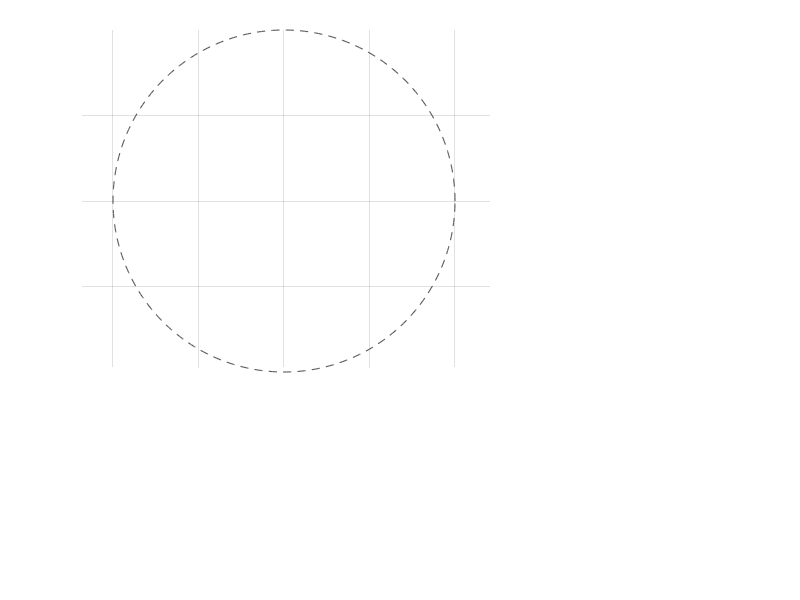

MATLAB code for this plot: (Note: this script raises an error after producing the figure.)
%% doa_validation.m
% Kiểm chứng thuật toán GCC-PHAT + LS-DOA cho mảng mic UCA 8 kênh.
% Mô phỏng sóng phẳng tới theo góc định trước, sau đó so sánh kết quả
% ước lượng với giá trị thực. Thuật toán hoàn toàn mirror code STM32.
%
% Chạy từng Section (Ctrl+Enter) hoặc toàn bộ script (F5).
%
% Sections:
%   1. Cấu hình và hình học mảng
%   2. Mô phỏng một nguồn âm + animation sóng phẳng
%   3. GCC-PHAT + hiển thị tương quan
%   4. Ước lượng DOA và so sánh với thực tế
%   5. Quét azimuth 0°–355° (kiểm tra toàn bộ góc)
%   6. Phân tích độ nhạy SNR

%% =========================================================================
%  1. Cấu hình và hình học mảng
% =========================================================================
clear; clc; close all;

Fs    = 16000;      % Hz — phải khớp STM32
N     = 1024;       % FFT/frame size — phải khớp STM32
R_M   = 0.040;      % bán kính UCA (m)
C_MPS = 343.0;      % tốc độ âm thanh (m/s)
N_CH  = 8;

% Bảng góc channel — khớp hoàn toàn với mic_pos[][] trong main.c
% pair p: ch_L = p*2 tại p*45°, ch_R = p*2+1 tại p*45+180°
ANG_DEG = [0, 180, 45, 225, 90, 270, 135, 315];   % (1×8)
mic_x   = R_M * cosd(ANG_DEG);                      % (1×8) m
mic_y   = R_M * sind(ANG_DEG);
mic_pos = [mic_x(:), mic_y(:)];                     % (8×2) m

% Pseudo-inverse DOA — mirror STM32 DOA_Init()
% D[k] = mic_pos[k+1] - mic_pos[0],  k=0..6  →  (7×2)
% u = M_pinv * (lag_samp * C/Fs)  →  2D direction cosines
D_mat  = mic_pos(2:end,:) - mic_pos(1,:);           % (7×2)
M_pinv = (D_mat' * D_mat) \ D_mat';                 % (2×7)

MAX_TDOA_SAMP = 2 * R_M / C_MPS * Fs;   % max delay = diameter / c

fprintf('=== Array geometry ===\n');
fprintf('  UCA radius    : %.0f mm\n', R_M*1e3);
fprintf('  Max TDOA      : %.3f ms = %.2f samples\n', ...
        2*R_M/C_MPS*1e3, MAX_TDOA_SAMP);
fprintf('  Nyquist alias : TDOA < 0.5 sample → f < %.0f Hz is unambiguous\n', ...
        C_MPS / (2 * 2*R_M));
fprintf('\n  Ch  Angle    x(mm)   y(mm)\n');
for i = 1:N_CH
    fprintf('  ch%d  %3d°   %+6.1f  %+6.1f\n', ...
            i-1, ANG_DEG(i), mic_x(i)*1e3, mic_y(i)*1e3);
end

%% =========================================================================
%  2. Mô phỏng nguồn âm + Animation sóng phẳng
% =========================================================================
% --- Tham số nguồn (chỉnh ở đây để kiểm thử) ---
AZ_TRUE = 120;    % azimuth thực (độ), 0° = +x, CCW
EL_TRUE =  0.0;    % elevation thực (độ), 0 = trong mặt phẳng
SNR_DB  = 20;      % SNR (dB)
F_SRC   = 20000;    % tần số nguồn (Hz)

ux = cosd(AZ_TRUE) * cosd(EL_TRUE);   % direction cosines
uy = sind(AZ_TRUE) * cosd(EL_TRUE);

% Độ trễ truyền âm từng mic so với mic0 (sample, dấu tính đúng chiều)
delay_samp = zeros(N_CH, 1);
for i = 1:N_CH
    dx = mic_pos(i,1) - mic_pos(1,1);
    dy = mic_pos(i,2) - mic_pos(1,2);
    delay_samp(i) = -(dx*ux + dy*uy) / C_MPS * Fs;
end

fprintf('\n=== Simulation: az=%.1f°  el=%.1f°  f=%dHz  SNR=%ddB ===\n', ...
        AZ_TRUE, EL_TRUE, F_SRC, SNR_DB);
fprintf('  Delay relative to ch0 (samples):\n');
for i = 1:N_CH
    fprintf('    ch0 vs ch%d: %+.4f samples  (%+.3f µs)\n', ...
            i-1, delay_samp(i)-delay_samp(1), ...
            (delay_samp(i)-delay_samp(1))/Fs*1e6);
end

% --- Tạo tín hiệu ---
t_frame = (0:N-1) / Fs;                         % time axis một frame (s)
noise_amp = 10^(-SNR_DB/20);

mic_sig = zeros(N_CH, N);
for i = 1:N_CH
    mic_sig(i,:) = sin(2*pi * F_SRC * (t_frame - delay_samp(i)/Fs)) ...
                 + noise_amp * randn(1, N);
end

% --- Figure 1: Animation sóng phẳng ---
fig1 = figure('Name', 'Sóng phẳng tới mảng mic', ...
              'Position', [50 80 820 680], 'Color', [0.07 0.07 0.07]);

ax_arr = axes('Parent', fig1, 'Position', [0.07 0.38 0.57 0.57]);
hold(ax_arr,'on'); axis(ax_arr,'equal'); grid(ax_arr,'on');
set(ax_arr, 'Color',[0.1 0.1 0.1], 'XColor','w', 'YColor','w', ...
            'GridColor',[0.22 0.22 0.22], 'FontSize', 9);

% Vòng tròn UCA
th_c = linspace(0, 2*pi, 300);
plot(ax_arr, R_M*1e3*cos(th_c), R_M*1e3*sin(th_c), '--', ...
     'Color',[0.35 0.35 0.35], 'LineWidth', 0.8);

% Đường kính nối các cặp mic đối diện
pair_clr = [1 0.45 0.45; 0.45 1 0.45; 0.4 0.75 1; 1 0.8 0.25];
for p = 0:3
    chL = p*2+1;  chR = p*2+2;
    plot(ax_arr, mic_x([chL,chR])*1e3, mic_y([chL,chR])*1e3, ...
         '-', 'Color',[pair_clr(p+1,:) 0.3], 'LineWidth', 1.2);
end

% Mic (sẽ đổi màu khi sóng qua)
h_mics = scatter(ax_arr, mic_x*1e3, mic_y*1e3, 130, ...
                 repmat([0.3 0.7 1], N_CH, 1), 'filled', ...
                 'MarkerEdgeColor','w', 'LineWidth', 0.8);
for i = 1:N_CH
    lr = (R_M + 0.014)*1e3;
    text(ax_arr, lr*cosd(ANG_DEG(i)), lr*sind(ANG_DEG(i)), ...
         sprintf('ch%d', i-1), 'Color','w', 'FontSize',7.5, ...
         'HorizontalAlignment','center');
end

% Mũi tên hướng nguồn
quiver(ax_arr, 0, 0, 70*ux, 70*uy, 0, ...
       'Color',[1 0.3 0.3], 'LineWidth', 2.2, 'MaxHeadSize', 0.5);
text(ax_arr, 76*ux, 76*uy, sprintf('Nguồn\naz=%.1f°', AZ_TRUE), ...
     'Color',[1 0.55 0.55], 'FontSize', 8.5, 'HorizontalAlignment','center');

% Các đường sóng (9 đường song song)
N_WF = 9;
h_wf = gobjects(N_WF, 1);
for w = 1:N_WF
    h_wf(w) = plot(ax_arr, [0 0],[0 0], 'Color',[0.25 0.85 1 0], 'LineWidth', 1.4);
end

xlim(ax_arr, [-95 115]); ylim(ax_arr, [-80 80]);
xlabel(ax_arr, 'x (mm)', 'Color','w');
ylabel(ax_arr, 'y (mm)', 'Color','w');
h_arr_title = title(ax_arr, 'Sóng phẳng truyền qua mảng mic', ...
                    'Color','w', 'FontSize',10);

% Subplot waveform nhỏ bên phải (hiển thị trễ)
ax_wav = axes('Parent', fig1, 'Position', [0.67 0.38 0.30 0.57]);
hold(ax_wav,'on'); grid(ax_wav,'on');
set(ax_wav,'Color',[0.1 0.1 0.1],'XColor','w','YColor','w', ...
           'GridColor',[0.22 0.22 0.22],'FontSize',8);
t_show_ms = t_frame(1:min(N, round(Fs*0.006))) * 1e3;   % hiển thị 6ms đầu
n_show    = length(t_show_ms);
WOFF = 2.2;
h_wav_lines = gobjects(N_CH, 1);
for i = 1:N_CH
    h_wav_lines(i) = plot(ax_wav, t_show_ms, ...
                          zeros(1,n_show) + (N_CH-i)*WOFF, ...
                          'Color', pair_clr(ceil(i/2),:), 'LineWidth', 0.9);
end
xlim(ax_wav, [0 t_show_ms(end)]);
ylim(ax_wav, [-1.2 (N_CH-0.5)*WOFF]);
yticks(ax_wav, (0:N_CH-1)*WOFF); yticklabels(ax_wav, flip(arrayfun(@(i) ...
    sprintf('ch%d',i), 0:N_CH-1,'uni',0)));
xlabel(ax_wav,'t (ms)','Color','w');
title(ax_wav,'Tín hiệu từng mic','Color','w','FontSize',9);

% Subplot thứ tự hit bên dưới
ax_ord = axes('Parent', fig1, 'Position', [0.07 0.07 0.87 0.26]);
hold(ax_ord,'on'); grid(ax_ord,'on');
set(ax_ord,'Color',[0.1 0.1 0.1],'XColor','w','YColor','w', ...
           'GridColor',[0.22 0.22 0.22],'FontSize',8);
proj = mic_x * ux + mic_y * uy;   % (1×8) projection along source direction

% --- Chạy animation ---
p_start  = max(proj) + R_M * 1.5;
p_end    = min(proj) - R_M * 1.5;
p_frames = linspace(p_start, p_end, 90);

% Khoảng cách giữa các đường sóng = lambda/2
lambda    = C_MPS / F_SRC;
wf_gaps   = (0:N_WF-1) * lambda;

hit_time_ms = nan(1, N_CH);
t_elapsed = 0;

for fi = 1:length(p_frames)
    p_now = p_frames(fi);
    t_elapsed = (p_start - p_now) / C_MPS * 1e3;   % ms từ lúc bắt đầu

    % Cập nhật các đường sóng
    for w = 1:N_WF
        p_wf = p_now + wf_gaps(w);   % vị trí đường sóng thứ w
        s_mm = linspace(-110, 110, 2) / 1e3;   % parametric (m)
        px   = (p_wf*ux + s_mm*(-uy)) * 1e3;
        py   = (p_wf*uy + s_mm*( ux)) * 1e3;
        % fade alpha theo khoảng cách từ tâm array
        d_center = abs(p_wf - mean(proj));
        alpha = max(0, 1 - d_center / (R_M * 3.5));
        set(h_wf(w), 'XData', px, 'YData', py, ...
                     'Color', [0.25 0.85 1 min(alpha*0.9, 0.88)]);
    end

    % Đổi màu mic khi sóng vừa qua (proj(i) >= p_now)
    mic_clr = repmat([0.3 0.7 1], N_CH, 1);
    for i = 1:N_CH
        if proj(i) >= p_now
            mic_clr(i,:) = [1 0.85 0.2];   % vàng = đã bị hit
            if isnan(hit_time_ms(i))
                hit_time_ms(i) = t_elapsed;
            end
        end
    end
    h_mics.CData = mic_clr;

    % Cập nhật waveform (hiển thị dần theo thời gian mô phỏng)
    n_show_now = min(n_show, max(1, round(t_elapsed/1e3*Fs)));
    for i = 1:N_CH
        sig_i = mic_sig(i, 1:n_show);
        sig_i(n_show_now+1:end) = 0;   % ẩn phần chưa đến
        set(h_wav_lines(i), 'YData', sig_i*0.8 + (N_CH-i)*WOFF);
    end

    set(h_arr_title, 'String', ...
        sprintf('t = %.2f ms  |  Wavefront pos = %.1f mm', t_elapsed, p_now*1e3));
    drawnow limitrate;
    pause(0.025);
end

% Vẽ thứ tự hit
[~, hit_order] = sort(proj, 'descend');
colors_ord = jet(N_CH);
for rank = 1:N_CH
    i = hit_order(rank);
    bar(ax_ord, rank, delay_samp(i) - delay_samp(hit_order(1)), ...
        'FaceColor', colors_ord(rank,:), 'EdgeColor','none');
    text(ax_ord, rank, (delay_samp(i)-delay_samp(hit_order(1)))*0.5, ...
         sprintf('ch%d\n(%.2fs)', i-1, delay_samp(i)-delay_samp(hit_order(1))), ...
         'HorizontalAlignment','center', 'Color','w', 'FontSize',7);
end
xticks(ax_ord,1:N_CH);
xticklabels(ax_ord, arrayfun(@(r) sprintf('rank %d',r), 1:N_CH,'uni',0));
ylabel(ax_ord, 'Delay vs ch0 (samples)', 'Color','w');
title(ax_ord, 'Thứ tự mic bị hit (so với mic đầu tiên)', 'Color','w','FontSize',9);

%% =========================================================================
%  3. GCC-PHAT: tính và vẽ tương quan ch0 vs ch1..7
% =========================================================================
N_PAIRS    = N_CH - 1;
lags_est   = zeros(N_PAIRS, 1);
gcc_all    = zeros(N_PAIRS, N);
true_lags  = delay_samp(2:end) - delay_samp(1);

for k = 1:N_PAIRS
    [gcc_all(k,:), lags_est(k)] = gcc_phat(mic_sig(1,:), mic_sig(k+1,:), N);
end

fprintf('\n=== GCC-PHAT ===\n');
fprintf('  %-10s  %-14s  %-14s  %-10s\n', 'Pair','True (samp)','Est (samp)','Error');
for k = 1:N_PAIRS
    fprintf('  ch0↔ch%d    %+8.4f      %+8.4f      %+.4f\n', ...
            k, true_lags(k), lags_est(k), lags_est(k)-true_lags(k));
end

max_lag_us   = ceil(2*R_M/C_MPS * 1.5 * 1e6);
lag_us_axis  = (-N/2 : N/2-1) / Fs * 1e6;
vis_mask     = abs(lag_us_axis) <= max_lag_us;

fig2 = figure('Name', 'GCC-PHAT', 'Position',[890 80 640 760], ...
              'Color',[0.07 0.07 0.07]);
for k = 1:N_PAIRS
    ax = subplot(N_PAIRS, 1, k, 'Parent', fig2);
    set(ax,'Color',[0.1 0.1 0.1],'XColor','w','YColor','w', ...
           'GridColor',[0.2 0.2 0.2],'FontSize',7.5);
    hold(ax,'on'); grid(ax,'on');

    plot(ax, lag_us_axis(vis_mask), gcc_all(k,vis_mask), ...
         'Color',[0.4 0.75 1], 'LineWidth', 0.9);

    % True lag
    xline(ax, true_lags(k)/Fs*1e6, '--', 'Color',[0.3 1 0.3], 'LineWidth', 1.5);
    % Estimated lag
    xline(ax, lags_est(k)/Fs*1e6,  '-',  'Color',[1 0.35 0.35], 'LineWidth', 1.8);

    xlim(ax, [-max_lag_us max_lag_us]);
    ylabel(ax, sprintf('ch0↔ch%d', k), 'Color','w', 'FontSize',7);
    if k == 1
        title(ax, sprintf('GCC-PHAT  az=%.1f°  SNR=%ddB  (──red=est, --green=true)', ...
              AZ_TRUE, SNR_DB), 'Color','w', 'FontSize',9);
    end
    if k == N_PAIRS
        xlabel(ax, 'Lag (µs)', 'Color','w', 'FontSize',8);
    end
end

%% =========================================================================
%  4. DOA Estimation — so sánh với giá trị thực
% =========================================================================
[az_est, el_est] = doa_ls(lags_est, M_pinv, Fs, C_MPS);
az_err = mod(az_est - AZ_TRUE + 180, 360) - 180;
el_err = el_est - EL_TRUE;

fprintf('\n=== DOA result ===\n');
fprintf('  True :     az = %.3f°   el = %.3f°\n', AZ_TRUE, EL_TRUE);
fprintf('  Estimated: az = %.3f°   el = %.3f°\n', az_est, el_est);
fprintf('  Error:     az = %+.3f°  el = %+.3f°\n', az_err, el_err);

% Polar figure
fig3 = figure('Name', 'DOA result', 'Position',[50 50 500 500], ...
              'Color',[0.07 0.07 0.07]);
pax = polaraxes('Parent', fig3);
set(pax,'Color',[0.1 0.1 0.1],'GridColor',[0.35 0.35 0.35], ...
        'ThetaDir','counterclockwise','ThetaZeroLocation','right', ...
        'RColor','w','ThetaColor','w','FontSize',9);
pax.RLim = [0 1.1];  pax.RTick = [0.5 1.0];
pax.RTickLabel = {'60° el','0° el'};
hold(pax,'on');

% Vẽ các mic lên polar
for i = 1:N_CH
    polarscatter(pax, deg2rad(ANG_DEG(i)), 1.0, 60, ...
                 pair_clr(ceil(i/2),:), 'filled', 'MarkerEdgeColor','w');
    text(pax, deg2rad(ANG_DEG(i)), 1.15, sprintf('ch%d',i-1), ...
         'Color','w','FontSize',7,'HorizontalAlignment','center');
end

% True DOA
polarscatter(pax, deg2rad(AZ_TRUE), cosd(EL_TRUE), 200, [0.3 1 0.3], ...
             'filled', 'Marker','p', 'MarkerEdgeColor','w', 'LineWidth', 1);

% Estimated DOA
polarscatter(pax, deg2rad(az_est), cosd(el_est), 160, [1 0.35 0.35], ...
             'filled', 'Marker','d', 'MarkerEdgeColor','w', 'LineWidth', 1);

legend(pax, {'Mics','','','','','','','','True DOA','Estimated DOA'}, ...
       'TextColor','w','Color',[0.15 0.15 0.15],'FontSize',8, ...
       'Location','southoutside','NumColumns',2);
title(pax, sprintf('DOA: az_{true}=%.1f°  az_{est}=%.1f°  err=%+.2f°', ...
      AZ_TRUE, az_est, az_err), 'Color','w','FontSize',10);

%% =========================================================================
%  5. Quét azimuth 0°–355° — kiểm tra độ chính xác toàn bộ góc
% =========================================================================
fprintf('\n=== Azimuth sweep (0:5:355°, el=%.0f°, SNR=%ddB) ===\n', EL_TRUE, SNR_DB);
az_sweep   = 0:5:355;
az_out     = zeros(size(az_sweep));
el_out     = zeros(size(az_sweep));
lags_sweep = zeros(N_PAIRS, 1);

for ti = 1:length(az_sweep)
    uxt = cosd(az_sweep(ti));  uyt = sind(az_sweep(ti));
    d_t = zeros(N_CH,1);
    for i = 1:N_CH
        dx = mic_pos(i,1)-mic_pos(1,1);  dy = mic_pos(i,2)-mic_pos(1,2);
        d_t(i) = -(dx*uxt + dy*uyt) / C_MPS * Fs;
    end
    s_t = zeros(N_CH,N);
    for i = 1:N_CH
        s_t(i,:) = sin(2*pi*F_SRC*(t_frame - d_t(i)/Fs)) ...
                 + noise_amp*randn(1,N);
    end
    for k = 1:N_PAIRS
        [~, lags_sweep(k)] = gcc_phat(s_t(1,:), s_t(k+1,:), N);
    end
    [az_out(ti), el_out(ti)] = doa_ls(lags_sweep, M_pinv, Fs, C_MPS);
end

az_err_sweep = mod(az_out - az_sweep + 180, 360) - 180;

fig4 = figure('Name', 'Azimuth sweep validation', ...
              'Position',[50 50 1100 480], 'Color',[0.07 0.07 0.07]);

ax_s1 = subplot(1,2,1, 'Parent', fig4);
hold(ax_s1,'on'); grid(ax_s1,'on');
set(ax_s1,'Color',[0.1 0.1 0.1],'XColor','w','YColor','w', ...
          'GridColor',[0.2 0.2 0.2],'FontSize',9);
plot(ax_s1, az_sweep, az_sweep, '--', 'Color',[0.45 0.45 0.45], 'LineWidth',1.2);
plot(ax_s1, az_sweep, mod(az_out,360), 'c.-', 'LineWidth',1.2, 'MarkerSize',10);
xlabel(ax_s1,'Azimuth thực (°)','Color','w');
ylabel(ax_s1,'Azimuth ước lượng (°)','Color','w');
title(ax_s1,'Ước lượng vs Thực tế','Color','w','FontSize',10);
legend(ax_s1,{'Ideal (y=x)','GCC-PHAT+LS'}, ...
       'TextColor','w','Color',[0.15 0.15 0.15]);
xlim(ax_s1,[0 360]); ylim(ax_s1,[0 360]);

ax_s2 = subplot(1,2,2, 'Parent', fig4);
hold(ax_s2,'on'); grid(ax_s2,'on');
set(ax_s2,'Color',[0.1 0.1 0.1],'XColor','w','YColor','w', ...
          'GridColor',[0.2 0.2 0.2],'FontSize',9);
bar(ax_s2, az_sweep, az_err_sweep, 1, 'FaceColor',[0.4 0.7 1], 'EdgeColor','none');
yline(ax_s2,  2, '--','Color',[0.9 0.5 0.5],'LineWidth',1.2,'Label','+2°');
yline(ax_s2, -2, '--','Color',[0.9 0.5 0.5],'LineWidth',1.2,'Label','−2°');
yline(ax_s2,  0, '-', 'Color',[0.5 0.5 0.5],'LineWidth',0.8);
xlabel(ax_s2,'Azimuth thực (°)','Color','w');
ylabel(ax_s2,'Sai số (°)','Color','w');
rms_err = rms(az_err_sweep);
max_err = max(abs(az_err_sweep));
title(ax_s2, sprintf('Sai số DOA  [RMS=%.2f°  Max=%.2f°  SNR=%ddB]', ...
      rms_err, max_err, SNR_DB), 'Color','w','FontSize',10);
xlim(ax_s2,[0 360]);

fprintf('  RMS sai số: %.3f°\n', rms_err);
fprintf('  Max sai số: %.3f°\n', max_err);

%% =========================================================================
%  6. Phân tích độ nhạy SNR (az=45°, 50 trials mỗi điểm)
% =========================================================================
fprintf('\n=== SNR sensitivity (az=45°, %d trials/point) ===\n', 50);
snr_range  = -10:5:40;
rms_vs_snr = zeros(size(snr_range));
N_TRIALS   = 50;

for si = 1:length(snr_range)
    n_amp = 10^(-snr_range(si)/20);
    errs  = zeros(1, N_TRIALS);
    uxt = cosd(45);  uyt = sind(45);
    d_t = zeros(N_CH,1);
    for i = 1:N_CH
        dx=mic_pos(i,1)-mic_pos(1,1); dy=mic_pos(i,2)-mic_pos(1,2);
        d_t(i)=-(dx*uxt+dy*uyt)/C_MPS*Fs;
    end
    for tr = 1:N_TRIALS
        s_t=zeros(N_CH,N);
        for i=1:N_CH
            s_t(i,:)=sin(2*pi*F_SRC*(t_frame-d_t(i)/Fs))+n_amp*randn(1,N);
        end
        lgs=zeros(N_PAIRS,1);
        for k=1:N_PAIRS, [~,lgs(k)]=gcc_phat(s_t(1,:),s_t(k+1,:),N); end
        [az_r,~]=doa_ls(lgs,M_pinv,Fs,C_MPS);
        errs(tr)=mod(az_r-45+180,360)-180;
    end
    rms_vs_snr(si)=rms(errs);
    fprintf('  SNR=%3d dB → RMS = %.2f°\n', snr_range(si), rms_vs_snr(si));
end

fig5 = figure('Name', 'SNR Sensitivity', 'Position',[600 50 600 420], ...
              'Color',[0.07 0.07 0.07]);
ax_snr = axes('Parent', fig5);
hold(ax_snr,'on'); grid(ax_snr,'on');
set(ax_snr,'Color',[0.1 0.1 0.1],'XColor','w','YColor','w', ...
           'GridColor',[0.2 0.2 0.2],'FontSize',10,'YScale','log');
plot(ax_snr, snr_range, rms_vs_snr, 'c.-', 'LineWidth', 2, 'MarkerSize', 14);
yline(ax_snr, 1, '--','Color',[0.8 0.5 0.5],'LineWidth',1.2,'Label','1°');
yline(ax_snr, 5, '--','Color',[0.6 0.4 0.4],'LineWidth',1.2,'Label','5°');
xline(ax_snr, SNR_DB, '--','Color',[0.5 0.8 0.5],'LineWidth',1.2, ...
      'Label',sprintf('Sim SNR=%ddB',SNR_DB));
xlabel(ax_snr, 'SNR (dB)', 'Color','w');
ylabel(ax_snr, 'RMS Sai số azimuth (°)', 'Color','w');
title(ax_snr, sprintf('Độ nhạy SNR  (az=45°, f=%dHz, UCA d=80mm, %d trials)', ...
      F_SRC, N_TRIALS), 'Color','w', 'FontSize',10);

fprintf('\n=== Hoàn tất ===\n');

%% =========================================================================
%  Local functions
% =========================================================================

function [corr_shift, lag_samp] = gcc_phat(x, y, N)
% GCC-PHAT với nội suy parabol sub-sample.
% Mirror hoàn toàn STM32 TASK-11.
    X = fft(double(x), N);
    Y = fft(double(y), N);
    G = X .* conj(Y);
    G = G ./ max(abs(G), 1e-10);        % PHAT whitening
    corr_shift = real(ifft(G));
    corr_shift = fftshift(corr_shift);
    [~, idx] = max(corr_shift);
    % Parabolic interpolation (mirror STM32)
    if idx > 1 && idx < N
        ym1 = corr_shift(idx-1);
        y0  = corr_shift(idx);
        yp1 = corr_shift(idx+1);
        denom = 2*(2*y0 - ym1 - yp1);
        if abs(denom) > 1e-10
            frac = (yp1 - ym1) / denom;
        else
            frac = 0;
        end
    else
        frac = 0;
    end
    lag_samp = (idx - N/2 - 1) + frac;
end


function [az, el] = doa_ls(lags_samp, M_pinv, Fs, C)
% Least-squares DOA. Mirror STM32 DOA_Compute().
    lag_m = double(lags_samp) * C / Fs;   % path diff (m)
    u     = M_pinv * lag_m(:);            % 2D direction estimate
    smag  = norm(u);
    if smag > 1, u = u / smag;  smag = 1; end
    az = atan2d(u(2), u(1));
    el = acosd(min(smag, 1.0));
end
